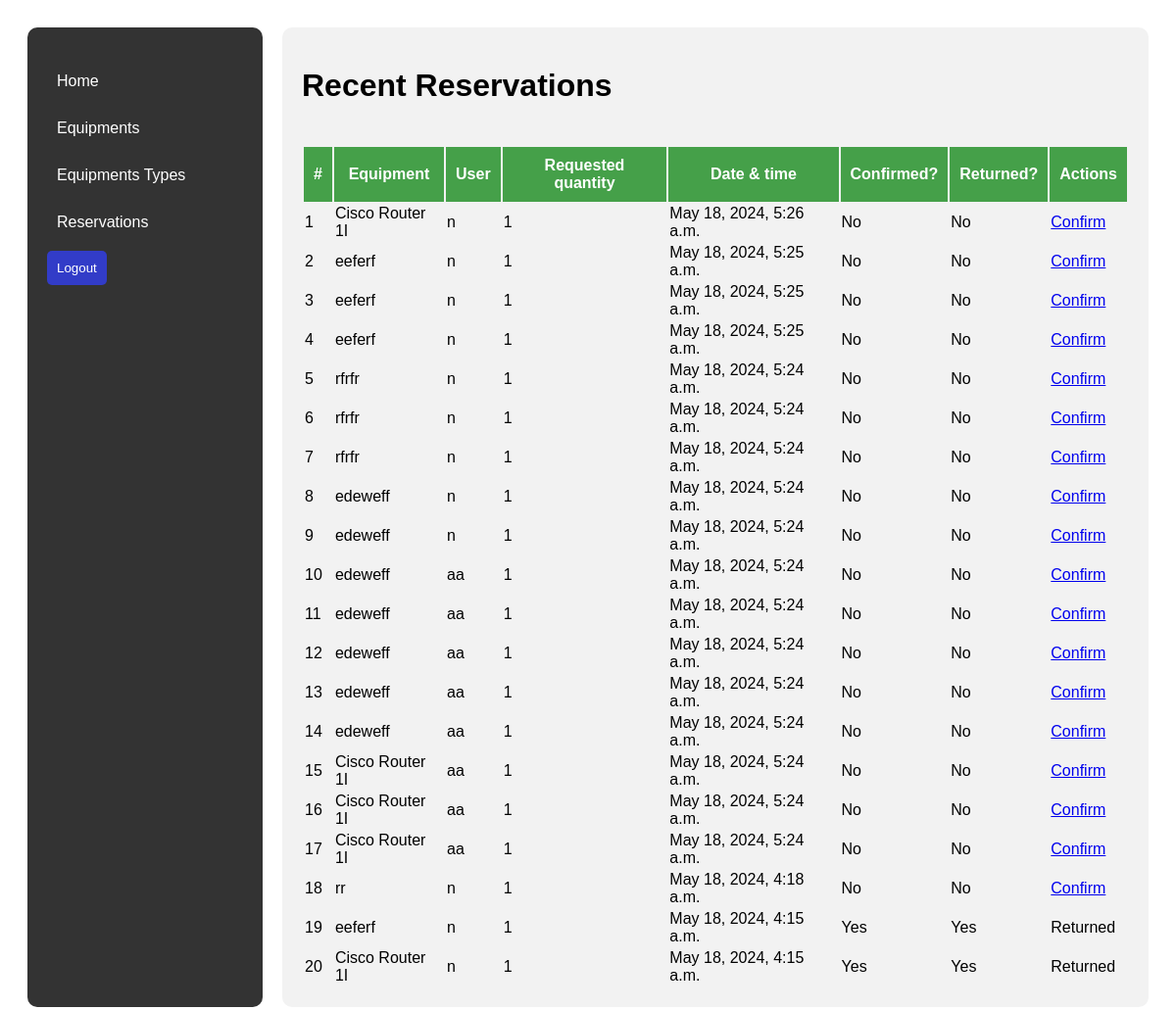
Page /reservations/ on the earlier database version.
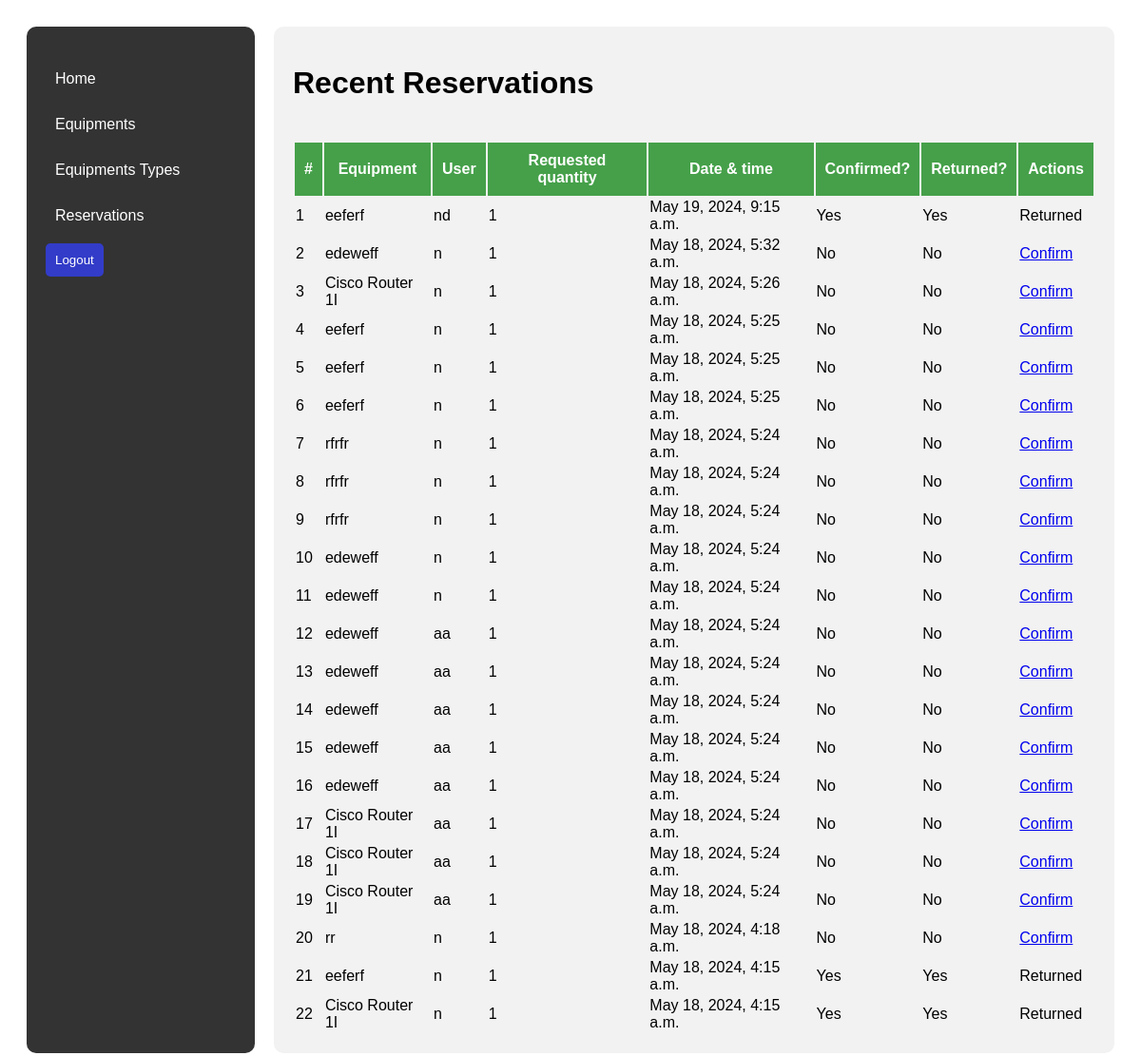
Same page on the later database version.
### reservations/models.py (models this page shows, shortened)
class Reservation(models.Model):
    user = models.ForeignKey('CustomUser', on_delete=models.CASCADE)
    equipment = models.ForeignKey(LabEquipment, on_delete=models.CASCADE)
    reserved_quantity = models.PositiveIntegerField()
    reserved_date = models.DateTimeField(auto_now_add=True)
    confirmed = models.BooleanField(default=False)
    is_returned = models.BooleanField(default=False)

class LabEquipment(models.Model):
    type = models.ForeignKey(LabEquipmentType, on_delete=models.CASCADE, related_name='equipment')
    name = models.CharField(max_length=100)
    description = models.TextField()
    quantity = models.PositiveIntegerField()
    def __str__(self):
        return self.name

class CustomUser(AbstractUser):
    ROLE_CHOICES = (
        ('lab_tech', 'Lab Technician'),
        ('standard', 'Standard User'),
    )
    role = models.CharField(max_length=10, choices=ROLE_CHOICES, default='standard')

### reservations/views.py (the view)
# urls.py: path('reservations/',views.view_reservations,name='reservations_view'),
def view_reservations(request):
    reservations = Reservation.objects.all().order_by('-reserved_date')
    context = {
        'reservations': reservations
    }
    return render(request, 'reservations/reservations.html', context)

### reservations/templates/reservations/reservations.html (shortened to what this page needs)
{% load static %}
<!DOCTYPE html>
<html lang="en">
  <head>
    <link
      rel="stylesheet"
      type="text/css"
      href="{% static 'css/style.css' %}"
    />
  </head>
  <body>
    <div class="dashboard-container">
      {% include './left_nav.html' %}
      <div class="main-content">
        <h1>Recent Reservations</h1>
        <div class="btns">
        </div>
        <table>
          <thead>
            <tr>
              <th>#</th>
              <th>Equipment</th>
              <th>User</th>
              <th>Requested quantity</th>
              <th>Date & time</th>
              <th>Confirmed?</th>
              <th>Returned?</th>
              <th>Actions</th>
            </tr>
          </thead>
          <tbody>
            {% for reser in reservations %}
            <tr>
              <td>{{ forloop.counter }}</td>
              <td>{{ reser.equipment }}</td>
              <td>{{ reser.user.username }}</td>
              <td>{{ reser.reserved_quantity }}</td>
              <td>{{ reser.reserved_date }}</td>
              <td>{% if reser.confirmed %}Yes{% else %}No{% endif %}</td>
              <td>{% if reser.is_returned %}Yes{% else %}No{% endif %}</td>
              <td>
                {% if not reser.confirmed %}
                <a href="{% url 'confirm_reservation' reser.id %}">Confirm</a>
                {% elif not reser.is_returned %}
                <a href="{% url 'mark_return' reser.id %}">Mark return</a>
                {% else %} Returned {% endif %}
              </td>
            </tr>
            {% endfor %}
          </tbody>
        </table>
      </div>
    </div>
  </body>
</html>

### reservations/templates/reservations/left_nav.html (shortened to what this page needs)
<div class="sidebar">
  <ul>
    <li><a href="{% url 'home' %}">Home</a></li>
    <li><a href="{% url 'equipments' %}">Equipments</a></li>
    {% if user.role == 'standard' %}
    <li><a href="{% url 'client_reservations' %}">Reservations</a></li>
    {% else %}
    <li><a href="{% url 'equipments_types' %}">Equipments Types</a></li>
    <li><a href="{% url 'reservations_view' %}">Reservations</a></li>
    {%endif%}
    <form action="{% url 'logouts' %}" method="post" class="logout_form">
      <button type="submit">Logout</button>
    </form>
  </ul>
</div>

### reservations/static/css/style.css (style rules this page uses)
* { font-family: "Gill Sans", "Gill Sans MT", Calibri, "Trebuchet MS", sans-serif; }
.dashboard-container { display: flex; flex-direction: row; flex-wrap: nowrap; max-width: 1200px; margin: auto; padding: 20px; }
.sidebar { width: 200px; background-color: #333; color: #fff; padding: 20px; border-radius: 10px; }
.sidebar ul { list-style-type: none; padding: 0; }
.sidebar li { margin-bottom: 10px; }
.sidebar a { color: #fff; text-decoration: none; display: block; padding: 10px; border-radius: 5px; }
.main-content { flex: 1; padding: 20px; background-color: #f2f2f2; border-radius: 10px; margin-left: 20px; }
table thead { background: #45a049; }
table thead th { padding: 10px; color: #fff; }
.btns { padding: 10px; }
.logout_form button { background: #323cc8; border: 0; padding: 10px; color: #fff; border-radius: 5px; cursor: pointer; }

Differences in the rows shown:
added Reservation: equipment "eeferf", user.username "nd", reserved_quantity "1", reserved_date "May 19, 2024, 9:15 a.m.", confirmed "Yes", is_returned "Yes"
added Reservation: equipment "edeweff", user.username "n", reserved_quantity "1", reserved_date "May 18, 2024, 5:32 a.m.", confirmed "No", is_returned "No"
